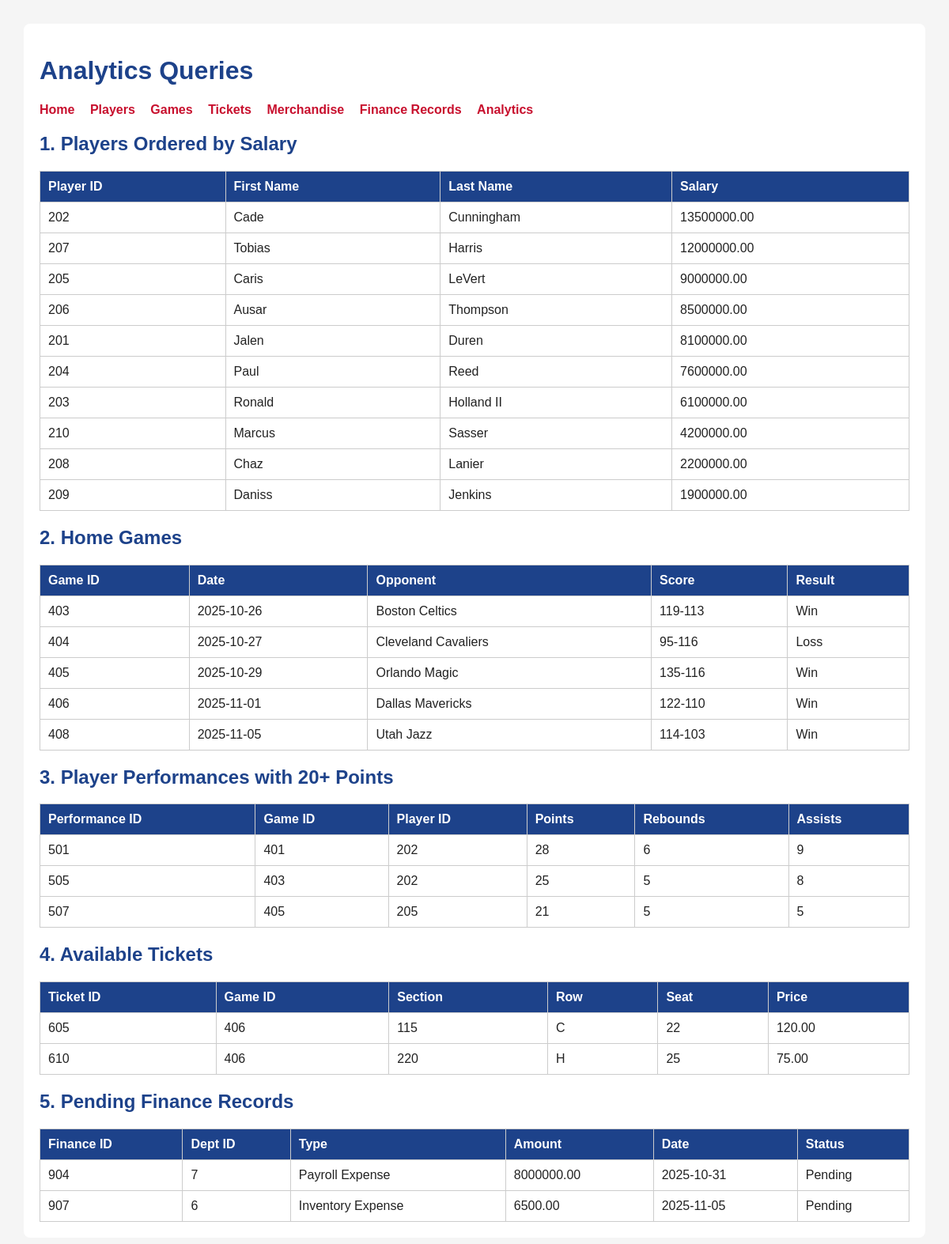
The page /app/analytics.php on the database its author committed.
### tables this page shows
CREATE TABLE Players (
    player_id INT PRIMARY KEY,
    f_name VARCHAR(50) NOT NULL,
    l_name VARCHAR(50) NOT NULL,
    dob DATE NOT NULL,
    height DECIMAL(4,1) NOT NULL,
    weight INT NOT NULL,
    position VARCHAR(20) NOT NULL,
    jersey_num INT NOT NULL,
    salary DECIMAL(12,2) NOT NULL,
    contract_start DATE NOT NULL,
    contract_end DATE NOT NULL,
    CONSTRAINT chk_player_height CHECK (height > 0),
    CONSTRAINT chk_player_weight CHECK (weight > 0),
    CONSTRAINT chk_player_salary CHECK (salary >= 0),
    CONSTRAINT chk_player_contract_dates CHECK (contract_end >= contract_start)
);

CREATE TABLE Games (
    game_id INT PRIMARY KEY,
    game_date DATE NOT NULL,
    opponent VARCHAR(100) NOT NULL,
    venue_id INT NOT NULL,
    home_away VARCHAR(10) NOT NULL,
    result VARCHAR(10) NOT NULL,
    score VARCHAR(20) NOT NULL,
    attendance INT NOT NULL,
    CONSTRAINT chk_game_home_away CHECK (home_away IN ('Home', 'Away')),
    CONSTRAINT chk_game_result CHECK (result IN ('Win', 'Loss')),
    CONSTRAINT chk_game_attendance CHECK (attendance >= 0),
    CONSTRAINT fk_game_venue
        FOREIGN KEY (venue_id) REFERENCES Venues(venue_id) ON UPDATE CASCADE ON DELETE RESTRICT
);

CREATE TABLE PlayerPerformance (
    perf_id INT PRIMARY KEY,
    game_id INT NOT NULL,
    player_id INT NOT NULL,
    pts INT NOT NULL,
    rebounds INT NOT NULL,
    assists INT NOT NULL,
    steals INT NOT NULL,
    blocks INT NOT NULL,
    mins_played INT NOT NULL,
    fouls INT NOT NULL,
    turnovers INT NOT NULL,
    CONSTRAINT chk_performance_pts CHECK (pts >= 0),
    CONSTRAINT chk_performance_rebounds CHECK (rebounds >= 0),
    CONSTRAINT chk_performance_assists CHECK (assists >= 0),
    CONSTRAINT chk_performance_steals CHECK (steals >= 0),
    CONSTRAINT chk_performance_blocks CHECK (blocks >= 0),
    CONSTRAINT chk_performance_mins_played CHECK (mins_played >= 0),
    CONSTRAINT chk_performance_fouls CHECK (fouls >= 0),
    CONSTRAINT chk_performance_turnovers CHECK (turnovers >= 0),
    CONSTRAINT fk_perf_game
        FOREIGN KEY (game_id) REFERENCES Games(game_id) ON UPDATE CASCADE ON DELETE CASCADE,
    CONSTRAINT fk_perf_player
        FOREIGN KEY (player_id) REFERENCES Players(player_id) ON UPDATE CASCADE ON DELETE CASCADE,
    CONSTRAINT uq_perf_game_player UNIQUE (game_id, player_id)
);

CREATE TABLE Tickets (
    ticket_id INT PRIMARY KEY,
    game_id INT NOT NULL,
    seat_num VARCHAR(10) NOT NULL,
    row_num VARCHAR(10) NOT NULL,
    section VARCHAR(20) NOT NULL,
    price DECIMAL(8,2) NOT NULL,
    purchase_date DATE NULL,
    purchaser_fname VARCHAR(50) NULL,
    purchaser_lname VARCHAR(50) NULL,
    purchaser_email VARCHAR(100) NULL,
    ticket_type VARCHAR(30) NOT NULL,
    sale_status VARCHAR(20) NOT NULL,
    CONSTRAINT chk_ticket_price CHECK (price >= 0),
    CONSTRAINT chk_tickets_status CHECK (sale_status IN ('Available', 'Sold', 'Reserved')),
    CONSTRAINT fk_tickets_game
        FOREIGN KEY (game_id) REFERENCES Games(game_id) ON UPDATE CASCADE ON DELETE CASCADE
);

CREATE TABLE FinanceRecords (
    fin_id INT PRIMARY KEY,
    dept_id INT NOT NULL,
    record_type VARCHAR(50) NOT NULL,
    amount DECIMAL(12,2) NOT NULL,
    record_date DATE NOT NULL,
    description VARCHAR(255) NULL,
    status VARCHAR(20) NOT NULL,
    CONSTRAINT chk_finance_amount CHECK (amount >= 0),
    CONSTRAINT chk_finance_status CHECK (status IN ('Pending', 'Approved', 'Canceled')),
    CONSTRAINT fk_finance_department
        FOREIGN KEY (dept_id) REFERENCES Departments(dept_id) ON UPDATE CASCADE ON DELETE RESTRICT
);

### app/analytics.php (the view, shortened to what this page needs)
<?php
include("db_connect.php");
$q1 = $conn->query("SELECT player_id, f_name, l_name, salary FROM Players ORDER BY salary DESC");
$q2 = $conn->query("SELECT game_id, game_date, opponent, score, result FROM Games WHERE home_away = 'Home'");
$q3 = $conn->query("SELECT perf_id, game_id, player_id, pts, rebounds, assists FROM PlayerPerformance WHERE pts >= 20");
$q4 = $conn->query("SELECT ticket_id, game_id, section, row_num, seat_num, price FROM Tickets WHERE sale_status = 'Available'");
$q5 = $conn->query("SELECT fin_id, dept_id, record_type, amount, record_date, status FROM FinanceRecords WHERE status = 'Pending'");
?>
<!DOCTYPE html>
<html>
<head>
    <link rel="stylesheet" href="style.css">
</head>
<body>
<div class="container">
    <h1>Analytics Queries</h1>
    <nav>
        <a href="index.php">Home</a>
        <a href="players.php">Players</a>
        <a href="games.php">Games</a>
        <a href="tickets.php">Tickets</a>
        <a href="merchandise.php">Merchandise</a>
        <a href="finance.php">Finance Records</a>
        <a href="analytics.php">Analytics</a>
    </nav>
    <h2>1. Players Ordered by Salary</h2>
    <table>
        <tr><th>Player ID</th><th>First Name</th><th>Last Name</th><th>Salary</th></tr>
        <?php while($row = $q1->fetch_assoc()): ?>
        <tr>
            <td><?php echo $row["player_id"]; ?></td>
            <td><?php echo $row["f_name"]; ?></td>
            <td><?php echo $row["l_name"]; ?></td>
            <td><?php echo $row["salary"]; ?></td>
        </tr>
        <?php endwhile; ?>
    </table>
    <h2>2. Home Games</h2>
    <table>
        <tr><th>Game ID</th><th>Date</th><th>Opponent</th><th>Score</th><th>Result</th></tr>
        <?php while($row = $q2->fetch_assoc()): ?>
        <tr>
            <td><?php echo $row["game_id"]; ?></td>
            <td><?php echo $row["game_date"]; ?></td>
            <td><?php echo $row["opponent"]; ?></td>
            <td><?php echo $row["score"]; ?></td>
            <td><?php echo $row["result"]; ?></td>
        </tr>
        <?php endwhile; ?>
    </table>
    <h2>3. Player Performances with 20+ Points</h2>
    <table>
        <tr><th>Performance ID</th><th>Game ID</th><th>Player ID</th><th>Points</th><th>Rebounds</th><th>Assists</th></tr>
        <?php while($row = $q3->fetch_assoc()): ?>
        <tr>
            <td><?php echo $row["perf_id"]; ?></td>
            <td><?php echo $row["game_id"]; ?></td>
            <td><?php echo $row["player_id"]; ?></td>
            <td><?php echo $row["pts"]; ?></td>
            <td><?php echo $row["rebounds"]; ?></td>
            <td><?php echo $row["assists"]; ?></td>
        </tr>
        <?php endwhile; ?>
    </table>
    <h2>4. Available Tickets</h2>
    <table>
        <tr><th>Ticket ID</th><th>Game ID</th><th>Section</th><th>Row</th><th>Seat</th><th>Price</th></tr>
        <?php while($row = $q4->fetch_assoc()): ?>
        <tr>
            <td><?php echo $row["ticket_id"]; ?></td>
            <td><?php echo $row["game_id"]; ?></td>
            <td><?php echo $row["section"]; ?></td>
            <td><?php echo $row["row_num"]; ?></td>
            <td><?php echo $row["seat_num"]; ?></td>
            <td><?php echo $row["price"]; ?></td>
        </tr>
        <?php endwhile; ?>
    </table>
    <h2>5. Pending Finance Records</h2>
    <table>
        <tr><th>Finance ID</th><th>Dept ID</th><th>Type</th><th>Amount</th><th>Date</th><th>Status</th></tr>
        <?php while($row = $q5->fetch_assoc()): ?>
        <tr>
            <td><?php echo $row["fin_id"]; ?></td>
            <td><?php echo $row["dept_id"]; ?></td>
            <td><?php echo $row["record_type"]; ?></td>
            <td><?php echo $row["amount"]; ?></td>
            <td><?php echo $row["record_date"]; ?></td>
            <td><?php echo $row["status"]; ?></td>
        </tr>
        <?php endwhile; ?>
    </table>
</div>
</body>
</html>

### app/style.css (style rules this page uses)
body { font-family: Arial, sans-serif; margin: 30px; background-color: #f5f5f5; color: #222; }
h1, h2 { color: #1d428a; }
nav { margin-bottom: 20px; }
nav a { margin-right: 15px; text-decoration: none; color: #c8102e; font-weight: bold; }
table { border-collapse: collapse; width: 100%; background-color: white; margin-top: 15px; }
th, td { border: 1px solid #ccc; padding: 10px; text-align: left; }
th { background-color: #1d428a; color: white; }
.container { background: white; padding: 20px; border-radius: 8px; }

### rows shown on the page
players: player_id "202", f_name "Cade", l_name "Cunningham", salary "13500000.00"
players: player_id "207", f_name "Tobias", l_name "Harris", salary "12000000.00"
players: player_id "205", f_name "Caris", l_name "LeVert", salary "9000000.00"
players: player_id "206", f_name "Ausar", l_name "Thompson", salary "8500000.00"
players: player_id "201", f_name "Jalen", l_name "Duren", salary "8100000.00"
players: player_id "204", f_name "Paul", l_name "Reed", salary "7600000.00"
players: player_id "203", f_name "Ronald", l_name "Holland II", salary "6100000.00"
players: player_id "210", f_name "Marcus", l_name "Sasser", salary "4200000.00"
players: player_id "208", f_name "Chaz", l_name "Lanier", salary "2200000.00"
players: player_id "209", f_name "Daniss", l_name "Jenkins", salary "1900000.00"
games: game_id "403", game_date "2025-10-26", opponent "Boston Celtics", score "119-113", result "Win"
games: game_id "404", game_date "2025-10-27", opponent "Cleveland Cavaliers", score "95-116", result "Loss"
games: game_id "405", game_date "2025-10-29", opponent "Orlando Magic", score "135-116", result "Win"
games: game_id "406", game_date "2025-11-01", opponent "Dallas Mavericks", score "122-110", result "Win"
games: game_id "408", game_date "2025-11-05", opponent "Utah Jazz", score "114-103", result "Win"
playerperformance: perf_id "501", game "401", player "202", pts "28", rebounds "6", assists "9"
playerperformance: perf_id "505", game "403", player "202", pts "25", rebounds "5", assists "8"
playerperformance: perf_id "507", game "405", player "205", pts "21", rebounds "5", assists "5"
tickets: ticket_id "605", game "406", section "115", row_num "C", seat_num "22", price "120.00"
tickets: ticket_id "610", game "406", section "220", row_num "H", seat_num "25", price "75.00"
financerecords: fin_id "904", dept "7", record_type "Payroll Expense", amount "8000000.00", record_date "2025-10-31", status "Pending"
financerecords: fin_id "907", dept "6", record_type "Inventory Expense", amount "6500.00", record_date "2025-11-05", status "Pending"
